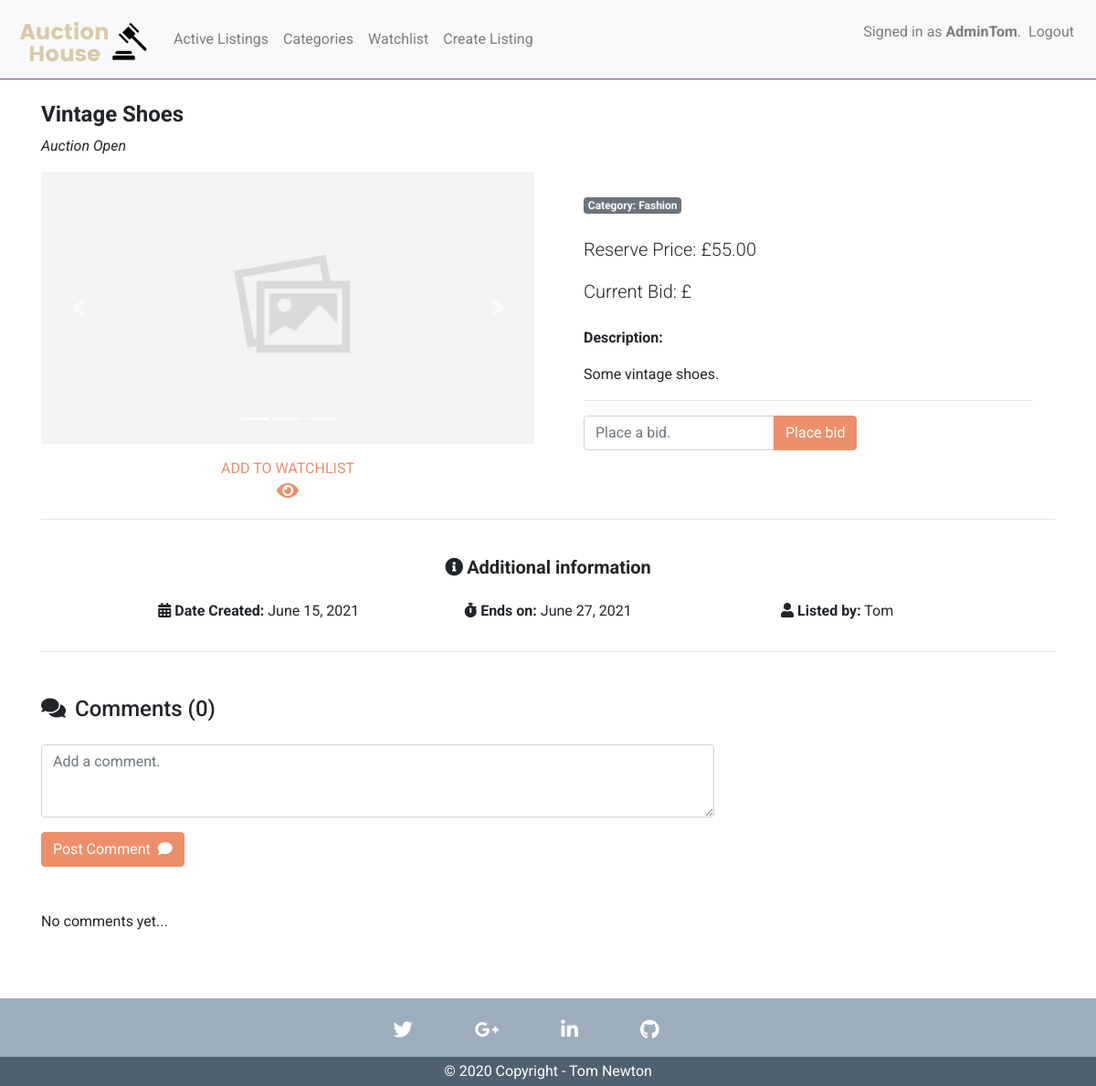
The app's page /listing/1 (signed in) with its own data.
### auctions/models.py (models this page shows, shortened)
class User(AbstractUser):
    pass

class Auction(models.Model):
    user = models.ForeignKey(User, on_delete=models.CASCADE, default=None)
    title = models.CharField(max_length=120)
    description = models.TextField(max_length=220, null=True)
    image_url = models.URLField(max_length=600, default=None)
    category = models.CharField(max_length=120, default='uncategorised')
    price = models.DecimalField(decimal_places=2, max_digits=10000, default=None)
    date = models.DateTimeField(auto_now_add=True)
    end_date = models.DateField()
    status = models.CharField(max_length=6, default="Open")
    highest_bid = models.DecimalField(decimal_places=2, max_digits=10000, null=True, default=0)
    highest_bidder = models.CharField(max_length=200, null=True)

### auctions/views.py (the view)
# urls.py: path("listing/<int:pk>", views.listing, name="listing"),
def listing(request, pk):
    check_auction_date(pk)
    auction_listing = Auction.objects.get(id=pk) # This gets the obj of the current auction
    comments = auction_listing.comment_set.all()
    if request.user.is_authenticated:
        username = request.user.get_username()
        user = User.objects.get(username=username)
        if request.method == 'POST': # User will either post a bid offer or will post comment.
            bid_form = BidForm(request.POST)
            if bid_form.is_valid():
                print("Bid form is valid and form was submitted.")
                user_bid = bid_form.save(commit=False)
                user_bid.auction = auction_listing
                user_bid.user = user
                if user_bid.price >= auction_listing.price and user_bid.price > auction_listing.highest_bid:
                    print("User bid is higher than reserve and highest bid")
                    auction_listing.highest_bid = user_bid.price
                    auction_listing.highest_bidder = username
                    auction_listing.save()
                    user_bid.save()
                else:
                    messages.error(request, "The bid you submitted was not high enough.")
                return redirect("listing", pk=pk)
            comment_form = CommentForm(request.POST)
            if comment_form.is_valid():
                print("Comments are valid and form was submitted")
                user_comment = comment_form.save(commit=False)
                user_comment.auction = auction_listing
                user_comment.user = user
                user_comment.save()
                return redirect("listing", pk=pk)
        else:
            user_watchlist = Watchlist.objects.filter(user=(request.user).id, auction=auction_listing.id)
            bid_form = BidForm()
            comment_form = CommentForm()
            context = {
                'listing':auction_listing,
                'user':user,
                'comments':comments,
                'comment_form': comment_form,
                'bid_form': bid_form,
                'user_watchlist':user_watchlist
            }
            return render(request, "auctions/listing.html", context)
    else:
            context = {
                'listing':auction_listing,
                'comments':comments,
            }
            return render(request, "auctions/listing.html", context)

### auctions/templates/auctions/listing.html (shortened to what this page needs)
{% extends "auctions/layout.html" %}
{% load static %}
{% block body %}
<div class="container pt-4 my-container ">
    <div class="col">
        <div class="row">
            <h4 class="title font-weight-bold">{{listing.title}}</h4>
        </div>
        <div class="row">
            {% if listing.status == "Open"%}
                <p><i>Auction {{ listing.status }}</i></p>
            {% else %}
                <p><i>Auction {{ listing.status }}</i></p>
            {% endif %}
        </div>
    </div>
    <div class="row my-row">
        <div class="col-md-6 my-col">
            <div id="carouselExampleIndicators" class="carousel slide" data-interval="false">
                <ol class="carousel-indicators">
                <li data-target="#carouselExampleIndicators" data-slide-to="0" class="active"></li>
                <li data-target="#carouselExampleIndicators" data-slide-to="1"></li>
                <li data-target="#carouselExampleIndicators" data-slide-to="2"></li>
                </ol>
                <div class="carousel-inner">
                <div class="carousel-item active">
                    <img class="d-block w-100" src="{{listing.image_url}}" onerror="this.onerror=null;this.src='{% static "auctions/images/placeholderimage.png" %}';" alt="First slide">
                </div>
                </div>
                <a class="carousel-control-prev" href="#carouselExampleIndicators" role="button" data-slide="prev">
                <span class="carousel-control-prev-icon" aria-hidden="true"></span>
                </a>
                <a class="carousel-control-next" href="#carouselExampleIndicators" role="button" data-slide="next">
                <span class="carousel-control-next-icon" aria-hidden="true"></span>
                </a>
            </div>
            {% if user.is_authenticated %}
                {% if listing.user_id == user.id %}
                    <div class="d-flex justify-content-center mt-2">
                        <p><b>You</b> own this auction!</p>
                    </div>
                {% elif not user_watchlist %}
                    <form action="{% url 'watchlist' %}" method="POST">
                        <div class="d-flex justify-content-center">
                            <button type="submit" class="btn mt-2 mb-2 mb-md-0 btn-outline-primary btn-block"><span>ADD TO WATCHLIST</span>
                                <div class="icon d-flex align-items-center justify-content-center">
                                    <i class="fas fa-eye fa-lg mt-1"></i>
                                </div>
                            </button>
                        </div>
                {% endif %}
                    </form>
            {% else %}
                <div class="d-flex justify-content-center">
                    <p>Want to add to watchlist?<a class="mt-2"href="{% url 'login' %}"> Log in here</a></p>
                </div>
            {% endif %}
        </div>
        <div class="col-md-6 my-col">
            <div class="p-4">
                <p class="category badge badge-secondary mb-4">Category: {{ listing.category }}</p>
                <p class="lead listing-price">Reserve Price: £{{ listing.price }}</p>
                <p class="lead listing-price mb-4">Current Bid: £
                </p>
                <p class="font-weight-bold">Description:</p>
                <p>{{listing.description}}</p>
                <hr>
                {% if listing.status == "Closed" %}
                <div class="alert alert-primary shadow" role="alert" style="border-left:#155724 5px solid; border-radius: 0px">
                    <button type="button" class="close" data-dismiss="alert" aria-label="Close">
                        <span aria-hidden="true" style="color:#155724">&times;</span>
                    </button>
                    <div class="row">
                        <svg width="1.25em" height="1.25em" viewBox="0 0 16 16" class="m-1 bi bi-bell-fill" fill="currentColor" xmlns="http://www.w3.org/2000/svg">
                        <path d="M8 16a2 2 0 0 0 2-2H6a2 2 0 0 0 2 2zm.995-14.901a1 1 0 1 0-1.99 0A5.002 5.002 0 0 0 3 6c0 1.098-.5 6-2 7h14c-1.5-1-2-5.902-2-7 0-2.42-1.72-4.44-4.005-4.901z"/>
                        </svg>
                        <p style="font-size:15px" class="mb-0 font-weight-light"><b class="mr-1">Alert:</b>This auction is now closed.</p>
                    </div>
                </div>
                {% else %}
                    {% if user.is_authenticated %}
                        {% if listing.user_id == user.id %}
                            <form action="{% url 'closelisting' %}"  method="post">
                            {% csrf_token %}
                                <div class="row with-margin">
                                    <input type="hidden" name="listing_id" value="{{listing.id}}"/>
                                    <div class="col-lg-8">
                                        <div class="input-group ">
                                        <span class="input-group-btn">
                                            <button class="btn btn-primary ml" type="submit">Close Bid</button>
                                        </span>
                                        </div>
                                    </div>
                                </div>
                            </form>
                        {% else%}
                        <form class="form-inline" action="{% url 'listing' listing.id %}" method="POST">
                            <div class="input-group mb-3">
                                {{bid_form}}
                                <div class="input-group-append">
                                    <button type="submit" class="btn btn-outline-quaternary btn-primary" type="button">Place bid</button>
                                </div>
                            </div>
                        </form>
                        {% endif %}
                    {% else %}
                        <p>Please <a class="mt-2"href="{% url 'login' %}"> log in </a>to bid on this item.</p>
                    {% endif %}
                {% endif %}
            </div>
        </div>
    </div>
    <hr>
    <div class="row my-row d-flex justify-content-center wow fadeIn">
        <div class="col-md-10 my-col text-center">
            <h4 class="my-4 h5 font-weight-bold"><i class="fas fa-info-circle mr-1"></i>Additional information</h4>
            <div class="row my-row">
                <div class="col-md-4"><p><b><i class="fas fa-calendar-alt mr-1"></i>Date Created:</b> {{ listing.date|date}} </p></div>
                <div class="col-md-4"><p><b><i class="fas fa-stopwatch"></i> Ends on:</b> {{listing.end_date}} </p></div>
                <div class="col-md-4"><p><b><i class="fas fa-user mr-1"></i>Listed by:</b> {{listing.user.username}}</p></div>
            </div>
        </div>
    </div>
    <hr>
    <h4 class="mt-5 mb-4"><i class="fas fa-comments mr-1"></i> Comments ({{comments|length}}) </h4>
    {% if user.is_authenticated %}
        <form class="mb-5" action="{% url 'listing' listing.id %}" method="POST">
            <div class="form-group">
                <div class="form-row">
                    <div class="col-8">{{comment_form}}</div>
                </div>
            </div>
            <button type="submit" class="btn btn-primary">Post Comment <i class="fas fa-comment ml-1"></i></button>
        </form>
    {% else%}
        <div>
            <p>Please <a href="{% url 'login' %}"> log in here</a> to comment.</p>
        </div>
     {% endif %}
    <div class="mb-5">
        {% if not comments %}
            No comments yet...
        {% endif %}
    </div>
</div>
{% endblock %}

### auctions/templates/auctions/layout.html (shortened to what this page needs)
{% load static %}
<!DOCTYPE html>
<html lang="en">
    <head>
        <link rel="stylesheet" href="https://stackpath.bootstrapcdn.com/bootstrap/4.4.1/css/bootstrap.min.css">
        <link rel="stylesheet" href="https://pro.fontawesome.com/releases/v5.10.0/css/all.css"/>
        <link href="{% static 'auctions/styles.css' %}" rel="stylesheet">
    </head>
    <body>
    <div class="d-flex flex-column min-vh-100">
        <nav class="navbar navbar-expand-lg navbar-light bg-light">
                <a class="navbar-brand crop" href="{% url 'index' %}">
                    <img src="{% static 'auctions/images/logo.png' %}" alt="no">
                </a>
            <div class="collapse navbar-collapse" id="navbarSupportedContent">
                <ul class="navbar-nav mr-auto">
                    <li class="nav-item">
                        <a class="nav-link" href="{% url 'index' %}">Active Listings</a>
                    </li>
                    <li class="nav-item">
                        <a class="nav-link" href="{% url 'categories'%}">Categories</a>
                    </li>
                    <li class="nav-item">
                        <a class="nav-link" href="{% url 'watchlist' %}">
                            Watchlist
                        </a>
                    </li>
                    <li class="nav-item">
                        <a class="nav-link" href="{% url 'createlisting' %}">Create Listing</a>
                    </li>
                </ul>
                <ul class="navbar-nav ml-auto">
                    <p class="navbar-text">
                        {% if user.is_authenticated %}
                            Signed in as <strong>{{ user.username }}</strong>.
                        {% endif %}
                    </p>
                    <li class="nav-item">
                        {% if user.is_authenticated %}
                            <a class="nav-link" href="{% url 'logout' %}">Logout</a>
                        {% else %}
                            <ul class="navbar-nav ml-auto">
                                <a class="nav-link" href="{% url 'register' %}">Register</a>
                                <a class="nav-link" href="{% url 'login' %}">Login</a>
                            </ul>
                        {% endif %}
                </ul>
            </div>
        </nav>
        <main class="flex-fill">
        {% block body %}
        {% endblock %}
        </main>
    </body>
        <footer class="footer mt-4 pt-4">
            <div class="container">
                <ul class="list-unstyled list-inline text-center">
                    <li class="list-inline-item">
                        <a href="https://twitter.com/home" class="btn-floating mx-1" style="color: white;">
                            <i class="fab fa-twitter fa-lg white-text mr-md-5 mr-3 "></i>
                        </a>
                    </li>
                    <li class="list-inline-item">
                        <a href="mailto:thomasnewton270@gmail.com" class="btn-floating mx-1" style="color: white;">
                            <i class="fab fa-google-plus-g fa-lg white-text mr-md-5 mr-3"></i>
                        </a>
                    </li>
                    <li class="list-inline-item">
                        <a href="https://www.linkedin.com/in/thomas-newton-2a5037144/" class="btn-floating mx-1" style="color: white;">
                            <i class="fab fa-linkedin-in fa-lg white-text mr-md-5 mr-3"></i>
                        </a>
                    </li>
                    <li class="list-inline-item">
                        <a href="https://github.com/TomNewton1/commerce" class="btn-floating mx-1" style="color: white;">
                            <i class="fab fa-github fa-lg mr-md-5 mr-3"></i>
                        </a>
                    </li>
                </ul>
            </div>
        <div class="footer-copyright text-center py-1" style="color: white;">© 2020 Copyright - Tom Newton</div>
        </footer>
</html>

### records on screen
User: username "AdminTom"
Auction: title "Vintage Shoes", status "Open", category "Fashion", price "55.00", description "Some vintage shoes.", date "June 15, 2021", end_date "June 27, 2021", user.username "Tom"

### other values on screen
{{ comments|length }} "0"
